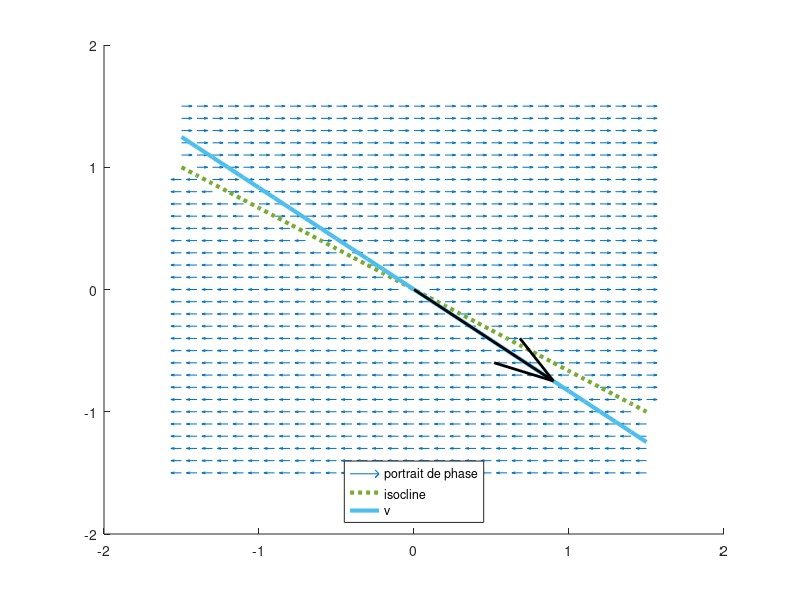
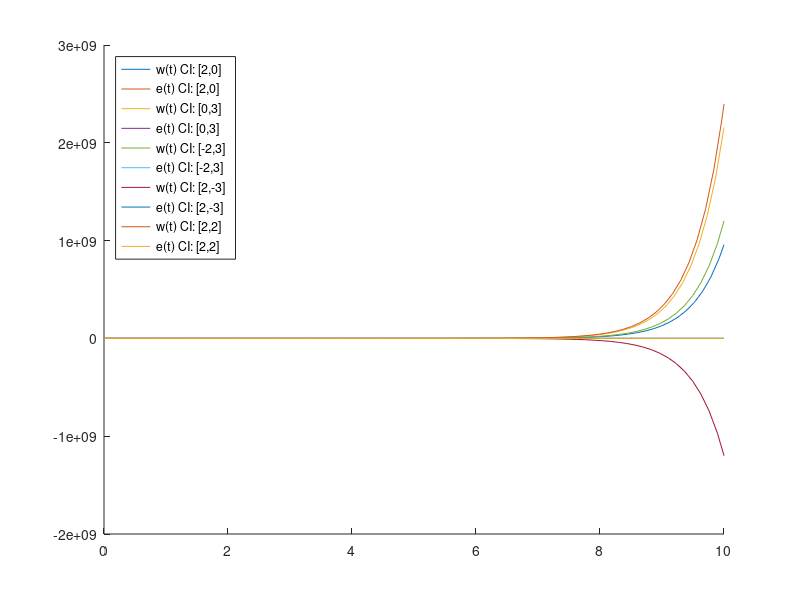

These charts were generated, in order, by the following MATLAB code:
#CHICA COBO Sofia 518664 - PHAM Dang Phi L. 482207

figure(1)
hold on ;
function vecteurs_propres(A, intervalle)
    # Chaque vecteur propre se trouve dans une ligne de la matrice V.
    [V,L] = eig(A);
    eigenvector_1 = (V(1,2)/V(1,1)) * intervalle;
    eigenvector_2 = (V(2,2)/V(2,1)) * intervalle;
    plot(intervalle, eigenvector_1,"linewidth",3);
    plot(intervalle, eigenvector_2,"linewidth",3);
    if L(1, 1) > 0
        quiver(0, 0, V(1, 1), V(1, 2), "color", "k", "linewidth", 2);
    else
        quiver(V(1, 1), V(1, 2), -V(1, 1), -V(1, 2), "color", "k", "linewidth", 2);
    end
    legend("v_1","v_2","location","south");
endfunction

function isoclines(A, intervalle)
    isocline_1 = -(A(1,1)/A(1,2)) * intervalle;
    plot(intervalle, isocline_1, "linewidth", 3, "linestyle", ":");
endfunction

function vecteurs_vitesse(A, intervalle)
    hold on
    # On définit une grille de points dont les coordonnées sont dans (x1, x2)
    [x1,x2] = meshgrid(intervalle);
    
    # On calcule le vecteur vitesse pour chaque point de la grille
    x1_values = A(1,1)*x1 + A(1,2)*x2;
    x2_values = A(2,1)*x1 + A(2,2)*x2;  
    
    # On normalise des valeurs pour la représentation graphique
    norms=sqrt(x1_values.^2+x2_values.^2);
    x1_normalized = x1_values ./ norms; # Element-wise division
    x2_normalized = x2_values ./norms;

    # Et on dessine les vecteurs avec la fonction `quiver`
    vector_scale = .5;
    quiver(x1,x2,x1_normalized,x2_normalized, vector_scale);
endfunction

A = [2 3;0 0]; #système 1 

line_range =-1.5:0.1:1.5; # On va plot de -1.5 jusqu'à 1.5

vecteurs_vitesse(A, line_range)
isoclines(A, line_range);
vecteurs_propres(A, line_range);
legend("portrait de phase", "isocline", "v") 
hold off; # Montrer l'image

# Figure 2: trajectoires e(t), w(t) avec 5 conditions initiales
figure(2);
hold on;
x1dot = @(t, x) A(1,1)*x(1)+A(1,2)*x(2);
x2dot = @(t, x) A(2,1)*x(1)+A(2,2)*x(2);
xdot = @(t,x) [x1dot(t, x);x2dot(t, x)];
[t1,x1] = ode23(xdot, [0, 10], [2, 0]);
[t2,x2] = ode23(xdot, [0, 10], [0, 3]);
[t3,x3] = ode23(xdot, [0, 10], [-2, 3]);
[t4,x4] = ode23(xdot, [0, 10], [2, -3]);
[t5,x5] = ode23(xdot, [0, 10], [2, 2]);

plot(t1,x1);
plot(t2,x2);
plot(t3,x3);
plot(t4,x4);
plot(t5,x5);

legend(
 "w(t) CI: [2,0]","e(t) CI: [2,0]",
 "w(t) CI: [0,3]","e(t) CI: [0,3]",
 "w(t) CI: [-2,3]","e(t) CI: [-2,3]",
 "w(t) CI: [2,-3]","e(t) CI: [2,-3]",
 "w(t) CI: [2,2]","e(t) CI: [2,2]",
 "location","northwest");
hold off;